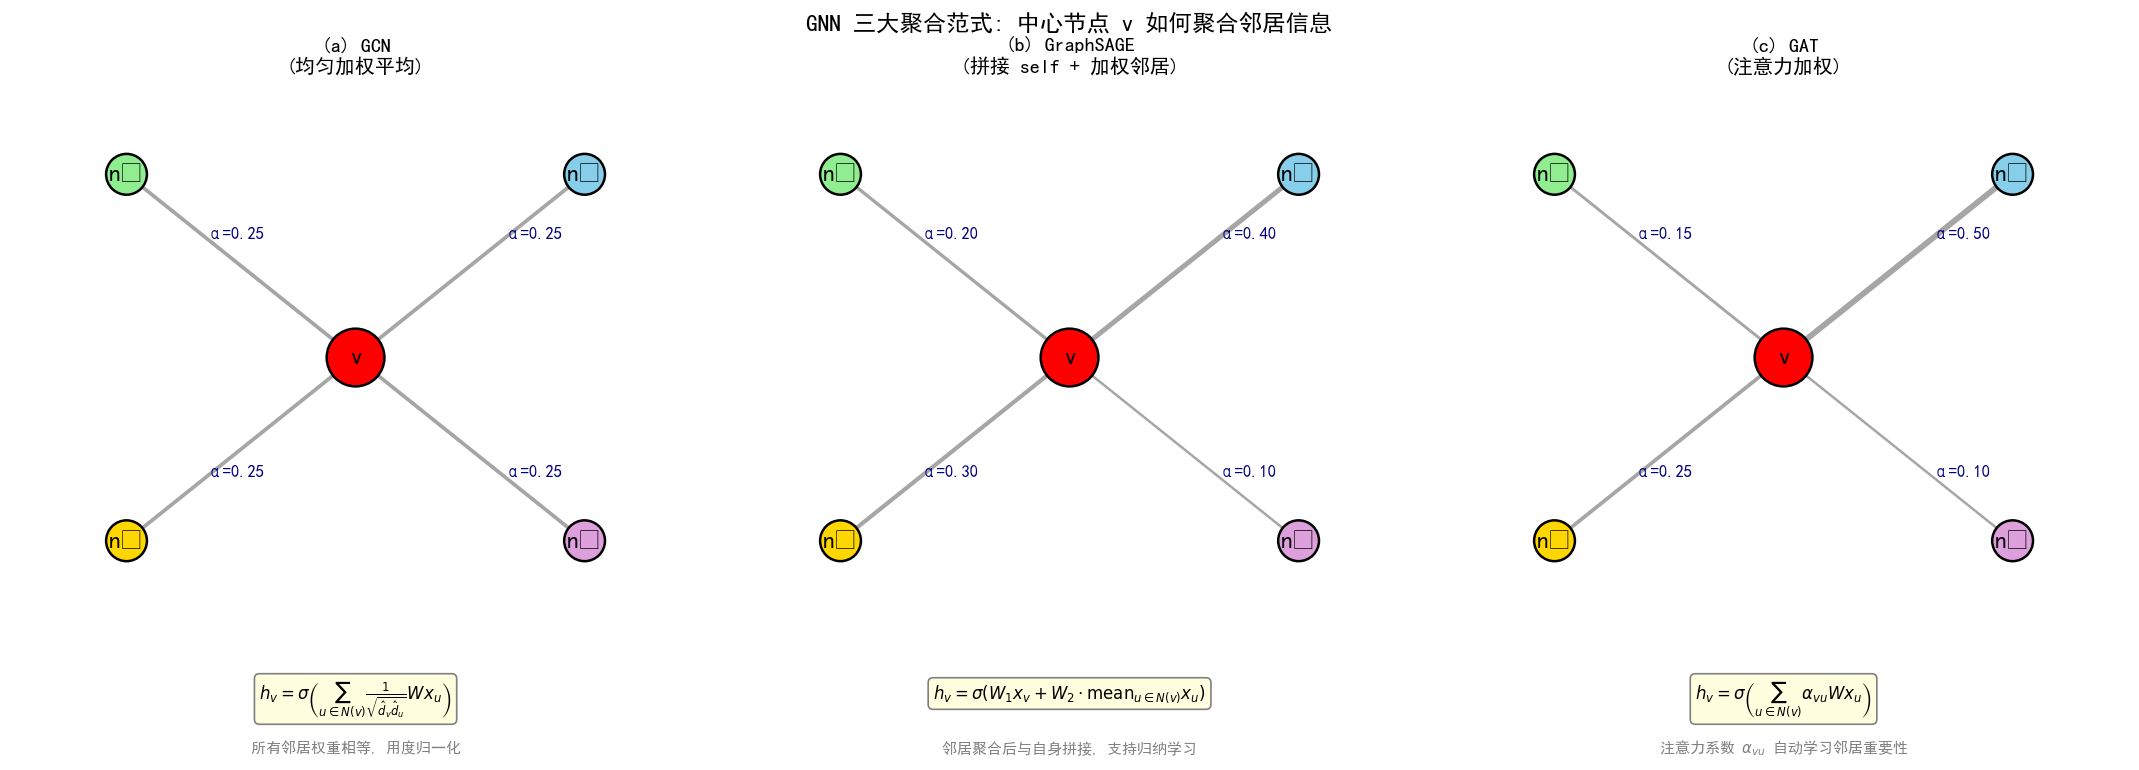

Generate this figure with Python:
"""
9-4-gnn-aggregation.py
Visualize the 3 main GNN aggregation schemes:
  - GCN: mean of normalized neighbors
  - GraphSAGE: concat(self, mean(neighbors))
  - GAT: attention-weighted aggregation

Output: assets/figures/9-4-gnn-aggregation.png
"""
import os
os.makedirs("assets/figures", exist_ok=True)

import numpy as np
import matplotlib.pyplot as plt
import networkx as nx


fig, axes = plt.subplots(1, 3, figsize=(18, 5.5))
np.random.seed(0)


def draw_aggregation(ax, title, weights, formula, description):
    """Draw a small star graph with center node and 4 neighbors."""
    G = nx.Graph()
    G.add_node("v", node_color="red", node_size=1200)
    neighbors = ["n₁", "n₂", "n₃", "n₄"]
    colors = ["#87CEEB", "#90EE90", "#FFD700", "#DDA0DD"]
    for i, n in enumerate(neighbors):
        G.add_node(n, node_color=colors[i], node_size=600)
        G.add_edge("v", n)

    pos = {"v": (0, 0), "n₁": (1, 0.8), "n₂": (-1, 0.8), "n₃": (-1, -0.8), "n₄": (1, -0.8)}

    # Draw edges with varying width to indicate attention/weight
    for i, n in enumerate(neighbors):
        ax.plot([0, pos[n][0]], [0, pos[n][1]], "-",
                color="gray", linewidth=1 + weights[i] * 5, alpha=0.7)

    # Draw nodes
    nx.draw_networkx_nodes(G, pos, ax=ax,
                          node_color=[G.nodes[n].get("node_color", "lightblue") for n in G.nodes()],
                          node_size=[G.nodes[n].get("node_size", 500) for n in G.nodes()],
                          edgecolors="black", linewidths=1.5)
    nx.draw_networkx_labels(G, pos, ax=ax, font_size=14, font_weight="bold")

    # Show weights next to edges
    for i, n in enumerate(neighbors):
        mid_x, mid_y = (pos[n][0] / 2), (pos[n][1] / 2)
        ax.text(mid_x * 1.3, mid_y * 1.3, f"α={weights[i]:.2f}",
                fontsize=10, color="navy", fontweight="bold")

    # Show formula
    ax.text(0.5, -0.12, formula, ha="center", fontsize=10, transform=ax.transAxes,
            bbox=dict(boxstyle="round,pad=0.3", facecolor="lightyellow", ec="gray"))
    ax.text(0.5, -0.22, description, ha="center", fontsize=9, transform=ax.transAxes,
            style="italic", color="gray")

    ax.set_title(title, fontsize=12, fontweight="bold")
    ax.set_xlim(-1.5, 1.5)
    ax.set_ylim(-1.2, 1.2)
    ax.set_aspect("equal")
    ax.axis("off")


# GCN: equal weights
draw_aggregation(axes[0],
    title="(a) GCN\n(均匀加权平均)",
    weights=[0.25, 0.25, 0.25, 0.25],
    formula=r"$h_v = \sigma\left(\sum_{u \in N(v)} \frac{1}{\sqrt{\hat{d}_v \hat{d}_u}} W x_u\right)$",
    description="所有邻居权重相等, 用度归一化")

# GraphSAGE: weighted by importance
draw_aggregation(axes[1],
    title="(b) GraphSAGE\n(拼接 self + 加权邻居)",
    weights=[0.40, 0.20, 0.30, 0.10],
    formula=r"$h_v = \sigma\left(W_1 x_v + W_2 \cdot \text{mean}_{u \in N(v)} x_u\right)$",
    description="邻居聚合后与自身拼接, 支持归纳学习")

# GAT: attention-based
draw_aggregation(axes[2],
    title="(c) GAT\n(注意力加权)",
    weights=[0.50, 0.15, 0.25, 0.10],
    formula=r"$h_v = \sigma\left(\sum_{u \in N(v)} \alpha_{vu} W x_u\right)$",
    description="注意力系数 $\\alpha_{vu}$ 自动学习邻居重要性")

plt.suptitle("GNN 三大聚合范式: 中心节点 v 如何聚合邻居信息",
             fontsize=14, fontweight="bold", y=1.02)
plt.tight_layout()
plt.savefig("assets/figures/9-4-gnn-aggregation.png", dpi=120, bbox_inches="tight")
print("Saved: assets/figures/9-4-gnn-aggregation.png")
